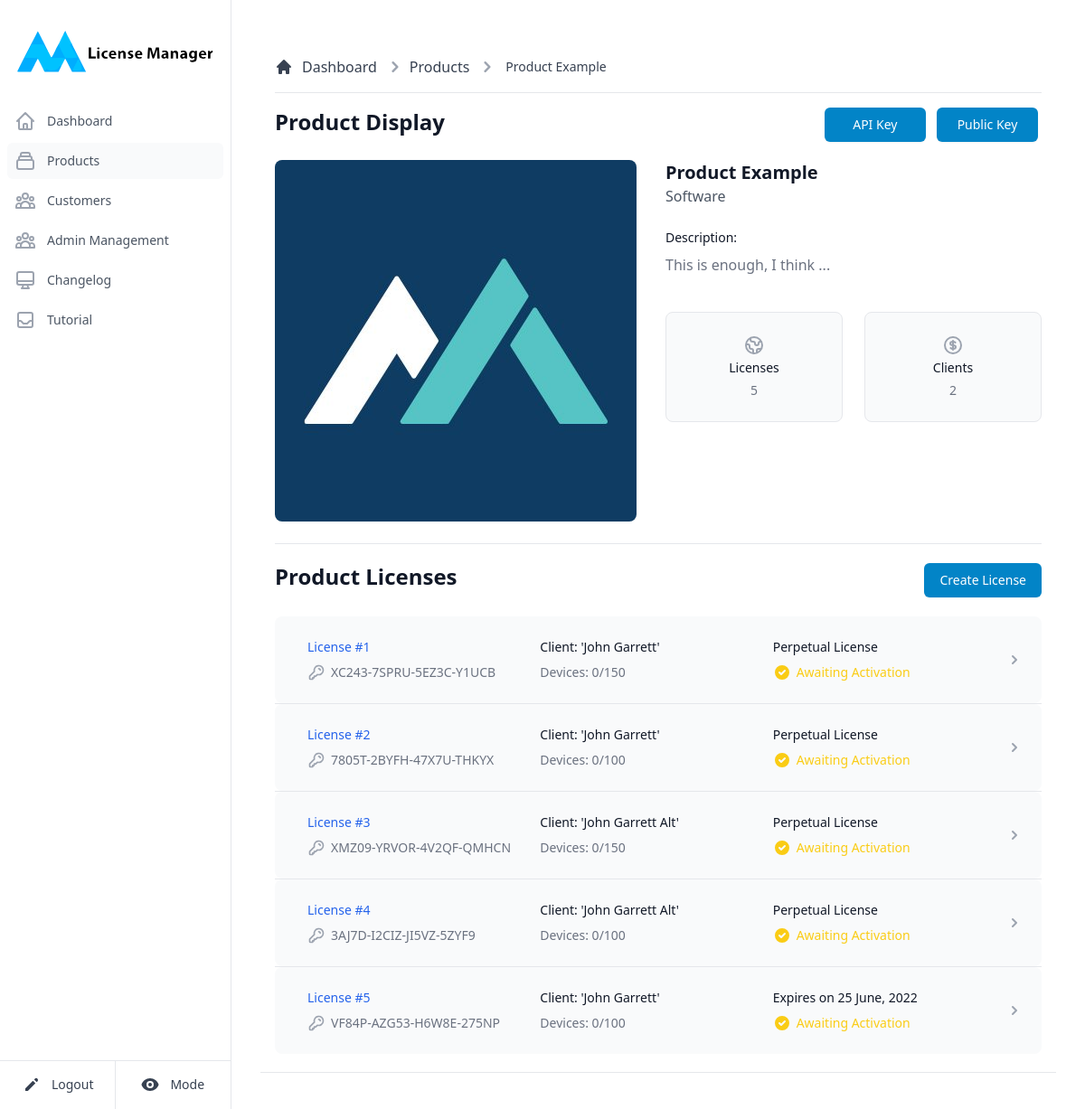
Page /products/id/1 (signed in) on the committed database.
### bin/models.py (models this page shows)
class Product(db.Model):
    __tablename__ = "product"
    id = db.Column( db.Integer, primary_key=True )
    name = db.Column( db.String(100), unique=True )
    category = db.Column( db.String(100) )
    image = db.Column( db.String(150) , nullable=False )
    details = db.Column( db.String(1000) )
    privateK = db.Column(db.String(1100), unique=True)
    publicK = db.Column(db.String(1100), unique=True)
    apiK = db.Column( db.String(100), unique=True )
    keys = db.relationship('Key', cascade='all,delete', backref='product')

class Key(db.Model):
    __tablename__ = "key"
    id = db.Column(db.Integer, primary_key=True)
    productid = db.Column(db.Integer, db.ForeignKey('product.id', ondelete="cascade"), nullable=False)
    clientid = db.Column(db.Integer, db.ForeignKey('client.id', ondelete="cascade"), nullable=False)
    serialkey = db.Column( db.String(100), unique = True)
    maxdevices = db.Column( db.Integer )
    devices = db.Column( db.Integer )
    status = db.Column( db.Integer )
    expirydate = db.Column( db.Integer, nullable=False)
    registrations = db.relationship('Registration', cascade='all,delete', backref='key')
    changelogs = db.relationship('Changelog', cascade='all,delete', backref='key')

class Client(db.Model):
    __tablename__ = "client"
    id = db.Column(db.Integer, primary_key = True)
    name = db.Column( db.String(100) )
    email = db.Column( db.String(100), unique = True)
    phone = db.Column( db.String(20) )
    country = db.Column( db.String(50) )
    registrydate = db.Column( db.Integer, nullable=False)
    keys = db.relationship('Key', cascade='all,delete', backref='client')

### bin/main.py (the view)
@main.route('/products/id/<productid>')
@login_required
def productDisplay(productid):
    return ProductHandler.displayProduct( productid )

### bin/databaseAPI.py (called while the page is built)
def getDistinctClients(productID):
    return db.session.query(Key.clientid).distinct().count()

def getProductByID(productID):
    return Product.query.filter_by(id = productID).first()

def getKeys(productID):
    return db.engine.execute("""
    SELECT * FROM key JOIN (select id as cid, name from client) ON cid = KEY.clientid where Key.productid = """ + str(productID)
    ).fetchall()

def getCustomer(customerName):
    if(customerName == '_ALL_'):
        return Client.query.all()
    return Client.query.filter(Client.name.contains(customerName)).all()

### bin/handlers/products.py (called while the page is built)
def displayProduct(productID):
    if( not str(productID).isnumeric() ):
        return Utils.render404("Product not found", "Sorry, but the product you have entered is invalid ...")
    licenses = DBAPI.getKeys(productID)
    productContent = DBAPI.getProductByID(productID)
    customers = DBAPI.getCustomer('_ALL_')
    clientcount = DBAPI.getDistinctClients(productID)
    if( productContent == None ):
        return Utils.render404("Product not found", "Sorry, but the product you have entered doesn't yet exist ...")
    return render_template('product.html', licenses = licenses, clients = clientcount, product = productContent, pubKey = productContent.publicK.decode('utf-8'), customers = customers, mode = request.cookies.get('mode'))

### bin/templates/product.html (shortened to what this page needs)
{% extends "base.html" %}
{% block second %}text-gray-600 bg-gray-50 dark:bg-gray-700{% endblock %}
{% block content %}
<main>
    <div class="p-4 bg-white block sm:flex items-center justify-between border-b border-gray-200 lg:mt-1.5 dark:bg-slate-900 dark:border-slate-700">
       <div class="mb-1 w-full">
			<div class="mb-2 pb-3">
				<nav class="flex mb-4 pb-4 border-b border-gray-200 dark:border-slate-700" aria-label="Breadcrumb">
					<ol class="inline-flex items-center space-x-1 md:space-x-2">
						<li class="inline-flex items-center">
							<a href="#" class="text-gray-700 hover:text-gray-900 inline-flex items-center dark:text-slate-300 dark:hover:text-slate-500">
								<svg class="w-5 h-5 mr-2.5" fill="currentColor" viewBox="0 0 20 20" xmlns="http://www.w3.org/2000/svg">
									<path d="M10.707 2.293a1 1 0 00-1.414 0l-7 7a1 1 0 001.414 1.414L4 10.414V17a1 1 0 001 1h2a1 1 0 001-1v-2a1 1 0 011-1h2a1 1 0 011 1v2a1 1 0 001 1h2a1 1 0 001-1v-6.586l.293.293a1 1 0 001.414-1.414l-7-7z"></path>
								</svg>
								Dashboard
							</a>
						</li>
						<li>
							<div class="flex items-center">
								<svg class="w-6 h-6 text-gray-400" fill="currentColor" viewBox="0 0 20 20" xmlns="http://www.w3.org/2000/svg">
									<path fill-rule="evenodd" d="M7.293 14.707a1 1 0 010-1.414L10.586 10 7.293 6.707a1 1 0 011.414-1.414l4 4a1 1 0 010 1.414l-4 4a1 1 0 01-1.414 0z" clip-rule="evenodd"></path>
								</svg>
								<a href="{{ url_for('main.products') }}" class="text-gray-700 hover:text-gray-900 ml-1 dark:text-slate-300 dark:hover:text-slate-500">Products</a>
							</div>
						</li>
						<li>
							<div class="flex items-center">
								<svg class="w-6 h-6 text-gray-400" fill="currentColor" viewBox="0 0 20 20" xmlns="http://www.w3.org/2000/svg">
									<path fill-rule="evenodd" d="M7.293 14.707a1 1 0 010-1.414L10.586 10 7.293 6.707a1 1 0 011.414-1.414l4 4a1 1 0 010 1.414l-4 4a1 1 0 01-1.414 0z" clip-rule="evenodd"></path>
								</svg>
								<a href="#" class="text-gray-700 hover:text-gray-900 ml-1 md:ml-2 text-sm font-medium dark:text-slate-300 dark:hover:text-slate-500">{{ product.name }}</a>
							</div>
						</li>
					</ol>
				</nav>
        <div class="flex justify-between">
          <h1 class="text-2xl font-semibold text-gray-900 dark:text-gray-100">Product Display</h1>
          <div>
            <button type="button" data-modal-toggle="copy-modal" class="copy-button w-28 mx-1 px-4 py-2 border border-transparent rounded-md shadow-sm text-sm font-medium text-white bg-sky-600 hover:bg-sky-800 focus:outline-none focus:ring-2 focus:ring-offset-2 focus:ring-indigo-500 dark:bg-sky-500 dark:hover:bg-sky-600 transition-all duration-300" content="{{ product.apiK }}">API Key</button>
            <button type="button" data-modal-toggle="copy-modal" class="copy-button w-28 mx-1 px-4 py-2 border border-transparent rounded-md shadow-sm text-sm font-medium text-white bg-sky-600 hover:bg-sky-800 focus:outline-none focus:ring-2 focus:ring-offset-2 focus:ring-indigo-500 dark:bg-sky-500 dark:hover:bg-sky-600 transition-all duration-300" content="{{ pubKey }}">Public Key</button>
          </div>
        </div>
			</div>
		<div class="bg-white border-b border-gray-200 dark:bg-slate-900 dark:border-slate-700">
			<div class="pb-6">
			  <div class="mt-1 w-full">
				<div class="flex">
					<div style="min-width: 400px; min-height: 400px; max-width: 400px; max-height: 400px">
						<img src="{{ product.image }}" class="rounded-lg" style="height: 100%;">
					</div>
					<div class="ml-8 max-h-96 w-full">
						<div>
							<h1 class="text-xl font-bold text-gray-900 dark:text-gray-300">{{ product.name }}</h1>
							<h2 class="text-m font-medium text-gray-600 dark:text-slate-400">{{ product.category }}</h2>
							<h2 class="mt-6 text-sm font-medium text-gray-900 dark:text-gray-300">Description:</h2>
							<div class="mt-2 prose prose-sm text-gray-500 max-h-32 overflow-y-auto dark:text-slate-400">
								<p>{{ product.details }}</p>
							</div>
						</div>
						<section aria-labelledby="policies-heading" class="mt-10">
						<dl class="grid grid-cols-2 gap-6">
							<div class="bg-gray-50 border border-gray-200 rounded-lg p-6 text-center dark:bg-slate-700 dark:border-slate-500">
							<dt>
								<span class="mt-4 text-sm font-medium text-gray-900 dark:text-slate-100"> Licenses </span>
							</dt>
							<dd class="mt-1 text-sm text-gray-500 dark:text-slate-400">{{licenses|length}}</dd>
							</div>
							<div class="bg-gray-50 border border-gray-200 rounded-lg p-6 text-center dark:bg-slate-700 dark:border-slate-500">
							<dt>
								<span class="mt-4 text-sm font-medium text-gray-900 dark:text-slate-100"> Clients </span>
							</dt>
							<dd class="mt-1 text-sm text-gray-500 dark:text-slate-400">{{clients}}</dd>
							</div>
						</dl>
						</section>
					</div>
				</div>
			  </div>
			</div>
		</div>
    {% if customers|length > 0 %}
      <div class="flex justify-between items-center">
        <h1 class="mt-5 mb-2 font-semibold text-gray-900 text-2xl dark:text-gray-100">Product Licenses</h1>
        <button type="button" class="w-fit px-4 py-2 mt-5 border border-transparent rounded-md shadow-sm text-sm font-medium text-white bg-sky-600 hover:bg-sky-800 focus:outline-none focus:ring-2 focus:ring-offset-2 focus:ring-indigo-500 dark:bg-sky-500 dark:hover:bg-sky-600 transition-all duration-300" data-modal-toggle="creation-modal">Create License</button>
      </div>
      {% if licenses|length > 0 %}
        <ul role="list" class="mt-5 divide-y divide-gray-200">
          {% for license in licenses %}
            <li>
              <a href="{{ url_for('main.licenseDisplay', licenseid = license.id) }}" class="group block bg-gray-50 pr-5 pl-5 rounded-lg dark:bg-slate-700 dark:hover:bg-slate-600 transition-all duration-300">
                <div class="flex items-center py-5 px-4 sm:py-6 sm:px-0">
                  <div class="min-w-0 flex-1 flex items-center">
                    <div class="min-w-0 flex-1 px-4 md:grid md:grid-cols-3 md:gap-4">
                      <div>
                        <p class="text-sm font-medium text-blue-600 truncate dark:text-sky-500">License #{{license.id}}</p>
                        <p class="mt-2 flex items-center text-sm text-gray-500 dark:text-gray-300">
                            <span class="truncate">{{license.serialkey}}</span>
                        </p>
                      </div>
                      <div class="hidden md:block">
                        <div>
                          <p class="text-sm text-gray-900 dark:text-gray-400">
                              Client: '{{license.name}}'
                          </p>
                          <p class="mt-2 flex items-center text-sm text-gray-500 dark:text-gray-300">
                              Devices: {{license.devices}}/{{license.maxdevices}}
                          </p>
                        </div>
                      </div>
                      <div class="hidden md:block">
                        <div>
                          <p class="text-sm text-gray-900 dark:text-gray-300">
                              Expires on
                              <time class="timestamp">{{license.expirydate}}</time>
                          </p>
                          {% if license.status == 0 %}
                            <p class="mt-2 flex items-center text-sm text-yellow-400">
                              Awaiting Activation
                            </p>
                          {% endif %}
                        </div>
                      </div>
                    </div>
                  </div>
                  <div>
                  </div>
                </div>
              </a>
            </li>
          {% endfor %}
        </ul>
      {% endif %}
    {% endif %}
    </div>
  </div>
 </main>
{% endblock %}

### bin/templates/base.html (shortened to what this page needs)
<!doctype html>
{% if mode is defined and mode == 'NIGHT' %}
<html lang="en" class="h-full dark">
{% else %}
<html lang="en" class="h-full">
{% endif %}
	<head>
		<link href="{{ url_for('static', filename='style.css') }}" rel="stylesheet">
		<script src="{{ url_for('static', filename='tailwind.js') }}"></script>
        <link rel="stylesheet" href="{{ url_for('static', filename='flowbite.min.css') }}" />
	</head>
	<body class="h-full dark:bg-slate-900">
		<div>
			<div class="hidden md:flex md:w-64 md:flex-col md:fixed md:inset-y-0">
			  <div class="flex-1 flex flex-col min-h-0 border-r border-gray-200 bg-white dark:bg-slate-900 dark:border-slate-700">
				<div class="flex-1 flex flex-col pt-5 pb-4 overflow-y-auto">
				  	<div class="flex items-center flex-shrink-0 px-4">
						<img class="w-full" src="{{ url_for('static', filename='logoComplete.svg') }}" alt="Workflow">
				  	</div>
				  <nav class="mt-5 flex-1 px-2 bg-white space-y-1 dark:bg-slate-900">
					<a href="{{ url_for('main.cpanel') }}" class="{% block first %}text-gray-600 hover:bg-gray-50{% endblock %} hover:text-gray-900 group flex items-center px-2 py-2 text-sm font-medium rounded-md dark:text-white dark:hover:bg-gray-700">
						Dashboard
					</a>
					<a href="{{ url_for('main.products') }}" class="{% block second %}text-gray-600 hover:bg-gray-50{% endblock %} hover:text-gray-900 group flex items-center px-2 py-2 text-sm font-medium rounded-md dark:text-white dark:hover:bg-gray-700">
						Products
					</a>
					<a href="{{ url_for('main.customers') }}" class="{% block third %}text-gray-600 hover:bg-gray-50{% endblock %} hover:text-gray-900 group flex items-center px-2 py-2 text-sm font-medium rounded-md dark:text-white dark:hover:bg-gray-700">
						Customers
					</a>
					{% if current_user.owner %}
					<a href="{{ url_for('main.adminsDisplay') }}" class="{% block fourth %}text-gray-600 hover:bg-gray-50{% endblock %} hover:text-gray-900 group flex items-center px-2 py-2 text-sm font-medium rounded-md dark:text-white dark:hover:bg-gray-700">
						Admin Management
					</a>
					{% endif %}
					<a href="{{ url_for('main.changelog') }}" class="{% block fifth %}text-gray-600 hover:bg-gray-50{% endblock %} hover:text-gray-900 group flex items-center px-2 py-2 text-sm font-medium rounded-md dark:text-white dark:hover:bg-gray-700">
						Changelog
					</a>
					<a href="{{ url_for('main.tutorial') }}" class="{% block sixth %}text-gray-600 hover:bg-gray-50{% endblock %} hover:text-gray-900 group flex items-center px-2 py-2 text-sm font-medium rounded-md dark:text-white dark:hover:bg-gray-700">
						Tutorial
					</a>
				  </nav>
				</div>
				<div class="border-t dark:border-slate-700">
					<div class="-mt-px flex divide-x divide-gray-200 dark:divide-slate-800">
					   <div class="w-0 flex-1 flex">
							<a href="{{ url_for('auth.logout') }}" class="relative -mr-px w-0 flex-1 inline-flex items-center justify-center py-4 text-sm text-gray-700 font-medium border border-transparent rounded-bl-lg hover:text-gray-500 dark:text-slate-400 dark:hover:text-slate-100">
								<svg xmlns="http://www.w3.org/2000/svg" class="h-5 w-5" viewBox="0 0 20 20" fill="currentColor">
									<path d="M13.586 3.586a2 2 0 112.828 2.828l-.793.793-2.828-2.828.793-.793zM11.379 5.793L3 14.172V17h2.828l8.38-8.379-2.83-2.828z"></path>
								</svg>
								<span class="ml-3">Logout</span>
							</a>
					   </div>
					   <div class="-ml-px w-0 flex-1 flex">
					   <button id="themeApplier" class="relative w-0 flex-1 inline-flex items-center justify-center py-4 text-sm text-gray-700 font-medium border border-transparent rounded-br-lg hover:text-gray-500 dark:text-slate-400 dark:hover:text-slate-100">
						  <span class="ml-3">Mode</span>
						</button>
					   </div>
					</div>
				</div>
			  </div>
			</div>
			<div class="md:pl-64 flex flex-col flex-1 dark:bg-slate-900">
                <main class="flex-1">
                    <div class="py-6">
                        <div class="mx-auto px-4 sm:px-6 md:px-8">
                            <div class="py-4">
                                <div class="mx-auto w-full h-96 h-fit">
                                    {% block content %}{% endblock %}
                                </div>
                            </div>
                        </div>
                    </div>
                </main>
            </div>
        </div>
    </body>
</html>

### rows in the picture
Product: name "Product Example", image (placeholder picture), category "Software", details "This is enough, I think ..."
Key: id "1", serialkey "XC243-7SPRU-5EZ3C-Y1UCB", name "John Garrett", devices "0", maxdevices "150", status 0 (drawn)
Key: id "2", serialkey "7805T-2BYFH-47X7U-THKYX", name "John Garrett", devices "0", maxdevices "100", status 0 (drawn)
Key: id "3", serialkey "XMZ09-YRVOR-4V2QF-QMHCN", name "John Garrett Alt", devices "0", maxdevices "150", status 0 (drawn)
Key: id "4", serialkey "3AJ7D-I2CIZ-JI5VZ-5ZYF9", name "John Garrett Alt", devices "0", maxdevices "100", status 0 (drawn)
Key: id "5", serialkey "VF84P-AZG53-H6W8E-275NP", name "John Garrett", devices "0", maxdevices "100", status 0 (drawn)

### other values in the picture
{{ licenses|length }} "5"
{{ clients }} "2"
